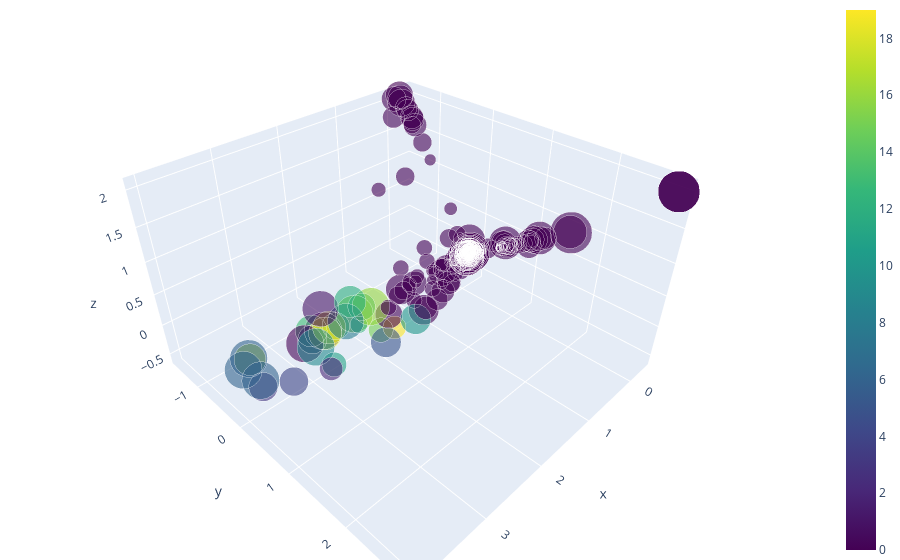

Notebook source saved alongside this figure:
### Markdown cell above
Now that the similarity matrix has been calculated it is very quick and easy to produce additional plots. For instance with a higher threshold, thus filtering out less significant articles or specifying a different number of topics to color-code

### Code cell
test3DPlotOfCosineSimilarity(allDict,matrix=matrix,numTopics=20, threshold=0.6)

### Figure 1 — Plotly figure (JSON) as saved in the notebook; plotly's stock layout.template omitted (floating-point values rounded to 4 significant figures; data arrays with more than 128 entries replaced by an {"elided": "..."} marker saying what was removed)
{"data": [{"hoverinfo": "text", "marker": {"color": {"elided": "645 int values"}, "colorscale": [[0, "#440154"], [0.1111, "#482878"], [0.2222, "#3e4989"], [0.3333, "#31688e"], [0.4444, "#26828e"], [0.5556, "#1f9e89"], [0.6667, "#35b779"], [0.7778, "#6ece58"], [0.8889, "#b5de2b"], [1, "#fde725"]], "opacity": 0.6, "showscale": true, "size": {"elided": "645 int values"}}, "mode": "markers", "text": {"elided": "645 str values"}, "textfont": {"color": "crimson", "family": "sans serif", "size": 8}, "type": "scatter3d", "x": {"elided": "645 float values"}, "y": {"elided": "645 float values"}, "z": {"elided": "645 float values"}}], "layout": {"margin": {"b": 0, "l": 0, "r": 0, "t": 0}}}
